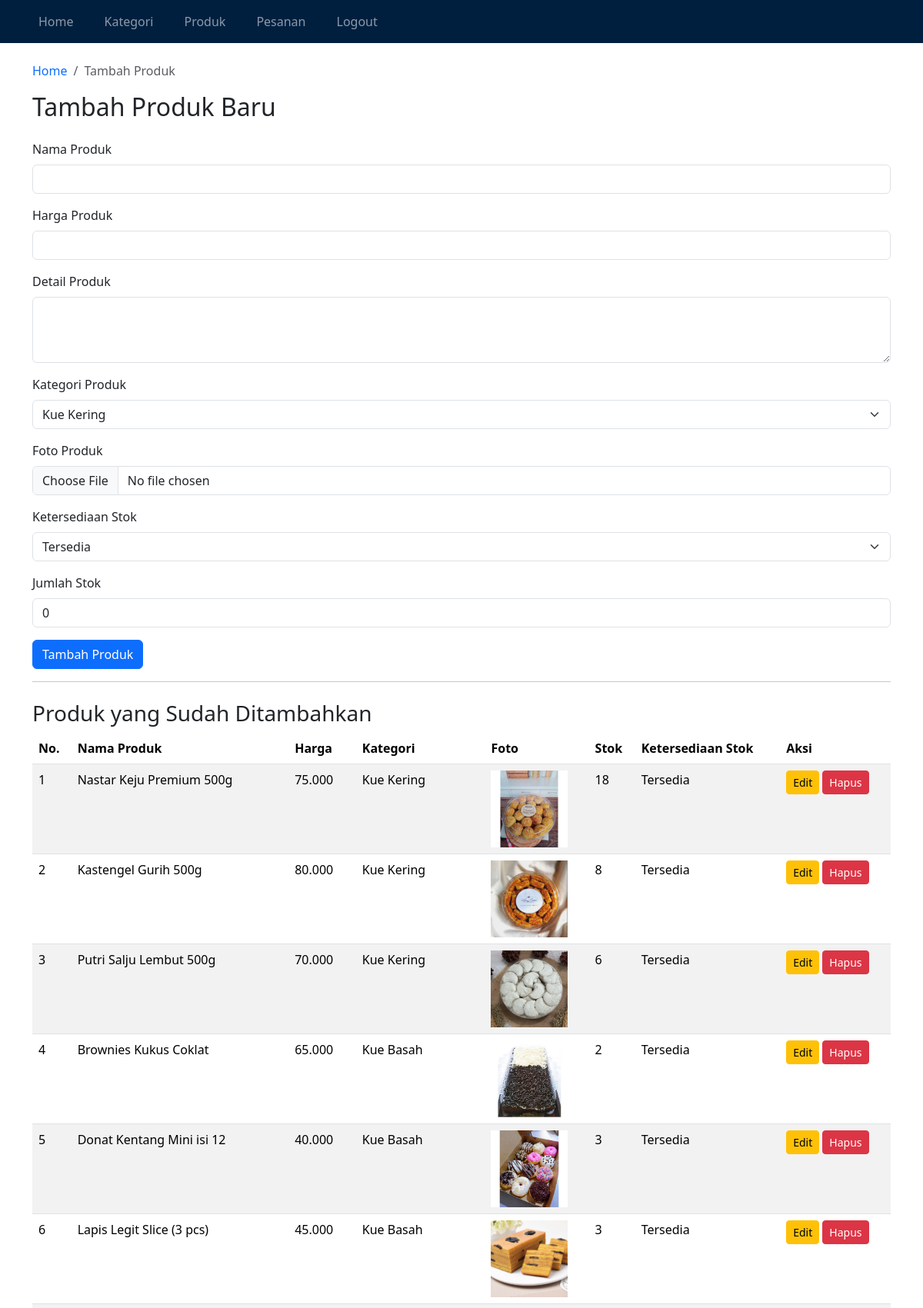
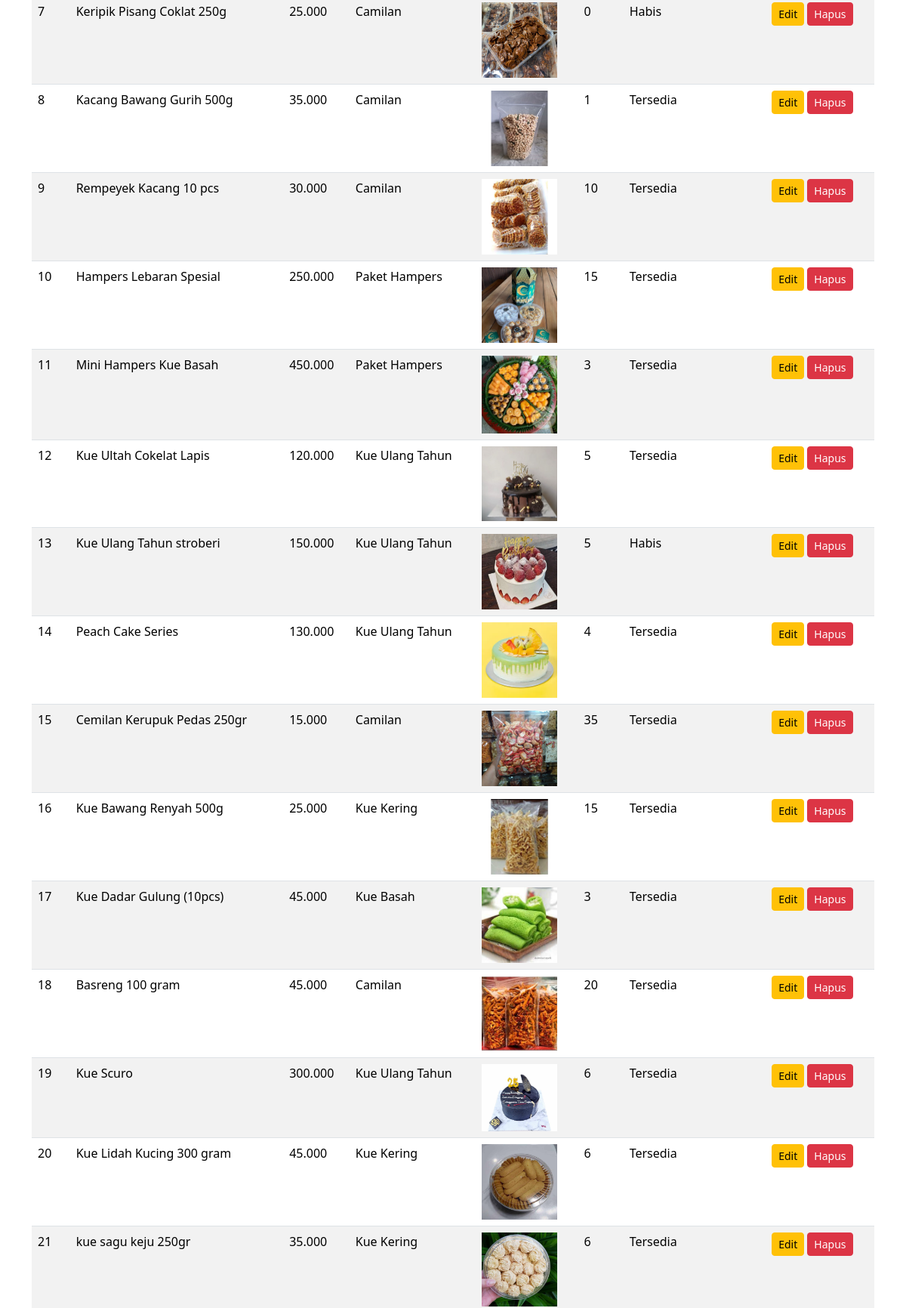
The page /adminpanel/produk.php (signed in, upper part) on the database its author committed (2 pictures, top to bottom).
### tables this page shows
CREATE TABLE `produk` (
  `id` int(11) NOT NULL,
  `kategori_id` int(11) DEFAULT NULL,
  `nama` varchar(255) DEFAULT NULL,
  `harga` double DEFAULT NULL,
  `foto` varchar(255) DEFAULT NULL,
  `detail` text DEFAULT NULL,
  `ketersediaan_stok` enum('habis','tersedia') DEFAULT 'tersedia',
  `stok` int(11) DEFAULT 0
);

CREATE TABLE `kategori` (
  `id` int(11) NOT NULL,
  `nama` varchar(100) DEFAULT NULL
);

### adminpanel/produk.php (the view, shortened to what this page needs)
<?php
require "koneksi.php";
?>
<!DOCTYPE html>
<html lang="id">
<head>
    <link href="https://cdn.jsdelivr.net/npm/bootstrap@5.3.2/dist/css/bootstrap.min.css" rel="stylesheet">
    <link href="https://cdn.jsdelivr.net/npm/bootstrap-icons@1.10.5/font/bootstrap-icons.css" rel="stylesheet">
</head>
<body>
<?php require "navbar.php"; ?>
<div class="container mt-4">
    <nav aria-label="breadcrumb">
        <ol class="breadcrumb">
            <li class="breadcrumb-item"><a href="index.php" class="text-decoration-none">Home</a></li>
            <li class="breadcrumb-item active" aria-current="page">Tambah Produk</li>
        </ol>
    </nav>
    <h2 class="mb-4">Tambah Produk Baru</h2>
    <form method="POST" enctype="multipart/form-data">
        <div class="mb-3">
            <label for="nama_produk" class="form-label">Nama Produk</label>
            <input type="text" class="form-control" id="nama_produk" name="nama_produk" value="<?= isset($product) ? $product['nama'] : ''; ?>" required>
        </div>
        <div class="mb-3">
            <label for="harga_produk" class="form-label">Harga Produk</label>
            <input type="number" class="form-control" id="harga_produk" name="harga_produk" value="<?= isset($product) ? $product['harga'] : ''; ?>" required>
        </div>
        <div class="mb-3">
            <label for="detail_produk" class="form-label">Detail Produk</label>
            <textarea class="form-control" id="detail_produk" name="detail_produk" rows="3" required><?= isset($product) ? $product['detail'] : ''; ?></textarea>
        </div>
        <div class="mb-3">
            <label for="kategori_id" class="form-label">Kategori Produk</label>
            <select class="form-select" id="kategori_id" name="kategori_id" required>
                <?php
                $queryKategori = mysqli_query($con, "SELECT * FROM kategori");
                while ($kategori = mysqli_fetch_array($queryKategori)) {
                    $selected = (isset($product) && $product['kategori_id'] == $kategori['id']) ? 'selected' : '';
                    echo "<option value='{$kategori['id']}' {$selected}>{$kategori['nama']}</option>";
                }
                ?>
            </select>
        </div>
        <div class="mb-3">
            <label for="foto_produk" class="form-label">Foto Produk</label>
            <input type="file" class="form-control" id="foto_produk" name="foto_produk" accept="image/*">
        </div>
        <div class="mb-3">
            <label for="ketersediaan_stok" class="form-label">Ketersediaan Stok</label>
            <select class="form-select" id="ketersediaan_stok" name="ketersediaan_stok" required>
                <option value="tersedia" <?= isset($product) && $product['ketersediaan_stok'] == 'tersedia' ? 'selected' : ''; ?>>Tersedia</option>
            </select>
        </div>
        <div class="mb-3">
            <label for="stok_produk" class="form-label">Jumlah Stok</label>
            <input type="number" class="form-control" id="stok_produk" name="stok_produk" value="<?= isset($product) ? $product['stok'] : '0'; ?>" min="0" required>
        </div>
        <?php if (isset($product)) { ?>
            <button type="submit" class="btn btn-warning" name="edit_product">Perbarui Produk</button>
        <?php } else { ?>
            <button type="submit" class="btn btn-primary" name="new_product">Tambah Produk</button>
        <?php } ?>
    </form>
    <hr>
    <h3 class="mt-4">Produk yang Sudah Ditambahkan</h3>
    <div class="table-responsive">
        <table class="table table-striped">
            <thead>
                <tr>
                    <th>No.</th>
                    <th>Nama Produk</th>
                    <th>Harga</th>
                    <th>Kategori</th>
                    <th>Foto</th>
                    <th>Stok</th>
                    <th>Ketersediaan Stok</th>
                    <th>Aksi</th>
                </tr>
            </thead>
            <tbody>
                <?php
                $queryProduk = mysqli_query($con, "SELECT produk.*, kategori.nama as kategori_name FROM produk INNER JOIN kategori ON produk.kategori_id = kategori.id");
                $no = 1;
                while ($produk = mysqli_fetch_array($queryProduk)) {
                ?>
                    <tr>
                        <td><?= $no++; ?></td>
                        <td><?= $produk['nama']; ?></td>
                        <td><?= number_format($produk['harga'], 0, ',', '.'); ?></td>
                        <td><?= $produk['kategori_name']; ?></td>
                        <td>
                            <img src="<?= $produk['foto']; ?>" alt="Foto Produk" width="100">
                        </td>
                        <td><?= $produk['stok']; ?></td>
                        <td><?= ucfirst($produk['ketersediaan_stok']); ?></td>
                        <td>
                            <a href="produk.php?edit=<?= $produk['id']; ?>" class="btn btn-warning btn-sm">Edit</a>
                            <a href="produk.php?delete=<?= $produk['id']; ?>" class="btn btn-danger btn-sm" onclick="return confirm('Apakah Anda yakin ingin menghapus produk ini?')">Hapus</a>
                        </td>
                    </tr>
                <?php } ?>
            </tbody>
        </table>
    </div>
</div>
</body>
</html>

### rows shown on the page
produk: nama "Nastar Keju Premium 500g", harga "75.000", kategori.nama "Kue Kering", foto (picture), stok "18", ketersediaan_stok "Tersedia"
produk: nama "Kastengel Gurih 500g", harga "80.000", kategori.nama "Kue Kering", foto (picture), stok "8", ketersediaan_stok "Tersedia"
produk: nama "Putri Salju Lembut 500g", harga "70.000", kategori.nama "Kue Kering", foto (picture), stok "6", ketersediaan_stok "Tersedia"
produk: nama "Brownies Kukus Coklat", harga "65.000", kategori.nama "Kue Basah", foto (picture), stok "2", ketersediaan_stok "Tersedia"
produk: nama "Donat Kentang Mini isi 12", harga "40.000", kategori.nama "Kue Basah", foto (picture), stok "3", ketersediaan_stok "Tersedia"
produk: nama "Lapis Legit Slice (3 pcs)", harga "45.000", kategori.nama "Kue Basah", foto (picture), stok "3", ketersediaan_stok "Tersedia"
produk: nama "Keripik Pisang Coklat 250g", harga "25.000", kategori.nama "Camilan", foto (picture), stok "0", ketersediaan_stok "Habis"
produk: nama "Kacang Bawang Gurih 500g", harga "35.000", kategori.nama "Camilan", foto (picture), stok "1", ketersediaan_stok "Tersedia"
produk: nama "Rempeyek Kacang 10 pcs", harga "30.000", kategori.nama "Camilan", foto (picture), stok "10", ketersediaan_stok "Tersedia"
produk: nama "Hampers Lebaran Spesial", harga "250.000", kategori.nama "Paket Hampers", foto (picture), stok "15", ketersediaan_stok "Tersedia"
produk: nama "Mini Hampers Kue Basah", harga "450.000", kategori.nama "Paket Hampers", foto (picture), stok "3", ketersediaan_stok "Tersedia"
produk: nama "Kue Ultah Cokelat Lapis", harga "120.000", kategori.nama "Kue Ulang Tahun", foto (picture), stok "5", ketersediaan_stok "Tersedia"
produk: nama "Kue Ulang Tahun stroberi", harga "150.000", kategori.nama "Kue Ulang Tahun", foto (picture), stok "5", ketersediaan_stok "Habis"
produk: nama "Peach Cake Series", harga "130.000", kategori.nama "Kue Ulang Tahun", foto (picture), stok "4", ketersediaan_stok "Tersedia"
produk: nama "Cemilan Kerupuk Pedas 250gr", harga "15.000", kategori.nama "Camilan", foto (picture), stok "35", ketersediaan_stok "Tersedia"
produk: nama "Kue Bawang Renyah 500g", harga "25.000", kategori.nama "Kue Kering", foto (picture), stok "15", ketersediaan_stok "Tersedia"
produk: nama "Kue Dadar Gulung (10pcs)", harga "45.000", kategori.nama "Kue Basah", foto (picture), stok "3", ketersediaan_stok "Tersedia"
produk: nama "Basreng 100 gram", harga "45.000", kategori.nama "Camilan", foto (picture), stok "20", ketersediaan_stok "Tersedia"
produk: nama "Kue Scuro", harga "300.000", kategori.nama "Kue Ulang Tahun", foto (picture), stok "6", ketersediaan_stok "Tersedia"
produk: nama "Kue Lidah Kucing 300 gram", harga "45.000", kategori.nama "Kue Kering", foto (picture), stok "6", ketersediaan_stok "Tersedia"
produk: nama "kue sagu keju 250gr", harga "35.000", kategori.nama "Kue Kering", foto (picture), stok "6", ketersediaan_stok "Tersedia"

### other values the page prints
form field kategori_id "Kue Kering"
